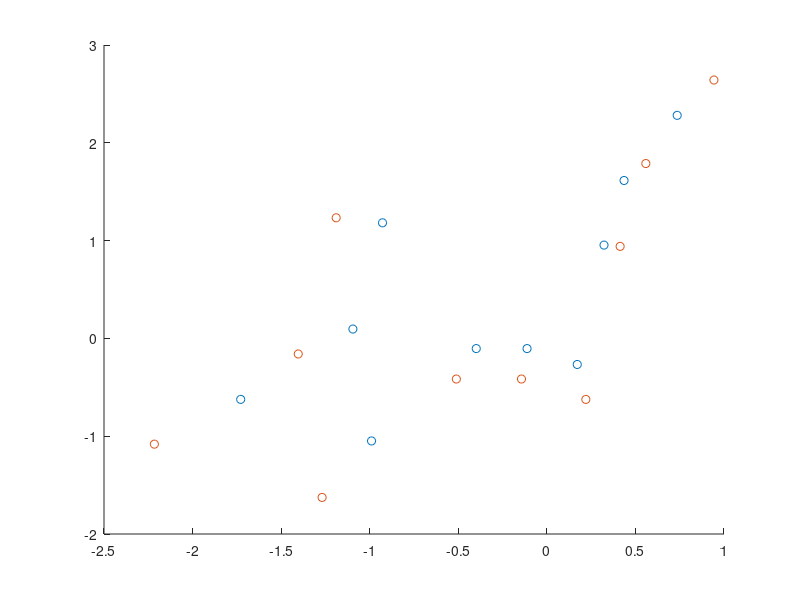

Source code (MATLAB):
clear;clc;
mu = [0,1];
sig = [1, .5;
    .5, 1]; 
S = 10;
a0 =3;
L = chol(sig, 'lower');

Z = normrnd(0,1, S,2);
W = (mu' + L*Z')'
T = (mu' + (L*Z')./ (sqrt(chi2rnd(S+a0)/(S+a0))))'

hold on
scatter(W(:,1),W(:,2))
scatter(T(:,1),T(:,2))

